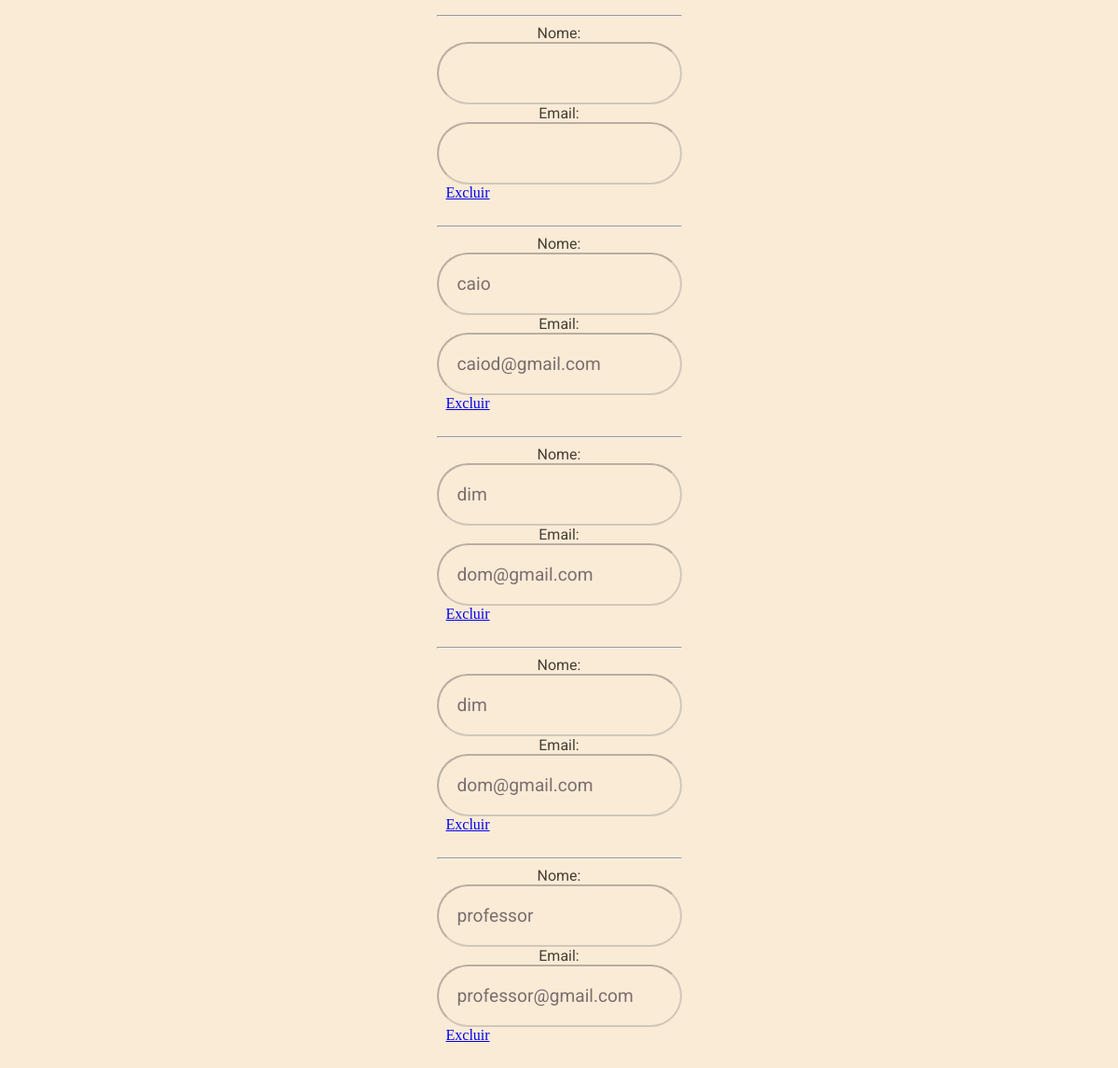
/model/listarcliente.php, run on the app's committed database.
### tables this page shows
CREATE TABLE `tbcliente` (
  `cod` int(11) NOT NULL,
  `nome` varchar(80) DEFAULT NULL,
  `email` varchar(70) DEFAULT NULL
);

### model/listarcliente.php (the view, shortened to what this page needs)
<!DOCTYPE html>
<html lang="pt-br">
<head>
    <link rel="stylesheet" href="../css/estilo.css">
</head>
<body id="formulario">
    <?php
    include_once '../factory/conexao.php';
    $consultar = "SELECT * FROM tbcliente";
    $executar = mysqli_query($conn,$consultar);
    while($linha = mysqli_fetch_array($executar))
    {
    ?>
    <section>
    <form  >
        <hr>
    <div class="client-group">
    <div class="input-group">
        <label id="nomeform">Nome:</label>
        <input type="text" name="cxnome" disabled value ="<?php echo $linha['nome']?>" required class="caixaformulario">
    </div>
    <div class="input-group">
        <label id="emailform">Email:</label>
        <input type="text" name="cxemail" disabled value ="<?php echo $linha['email']?>" required class="caixaformulario">
    </div>
    <a href="excluircliente.php ?id=<?php echo $linha['cod']; ?>" style="margin-left: 10px;">Excluir</a>
</div>
        <br>
    </form>
    <?php
    }
    ?>
</body>
</html>

### css/estilo.css (style rules this page uses)
#formulario { background-color: antiquewhite; justify-content: center; display: flex; align-items: center; min-height: 100vh; flex-wrap: wrap; }
.caixaformulario { background-color: antiquewhite; padding: 20px; display: flex; flex-direction: column; align-items: center; border-radius: 40px; font-family: Roboto, sans-serif; color: rgb(123, 110, 110); font-size: 1.2em; }
.input-group { display: flex; flex-direction: column; align-items: center; }
#nomeform { color: rgb(71, 62, 50); font-family: Roboto, sans-serif; }
#emailform { color: rgb(71, 62, 50); font-family: Roboto, sans-serif; }

### data on the page
tbcliente: cxnome "caio", cxemail "caiod@gmail.com"
tbcliente: cxnome "dim", cxemail "dom@gmail.com"
tbcliente: cxnome "dim", cxemail "dom@gmail.com"
tbcliente: cxnome "professor", cxemail "professor@gmail.com"
